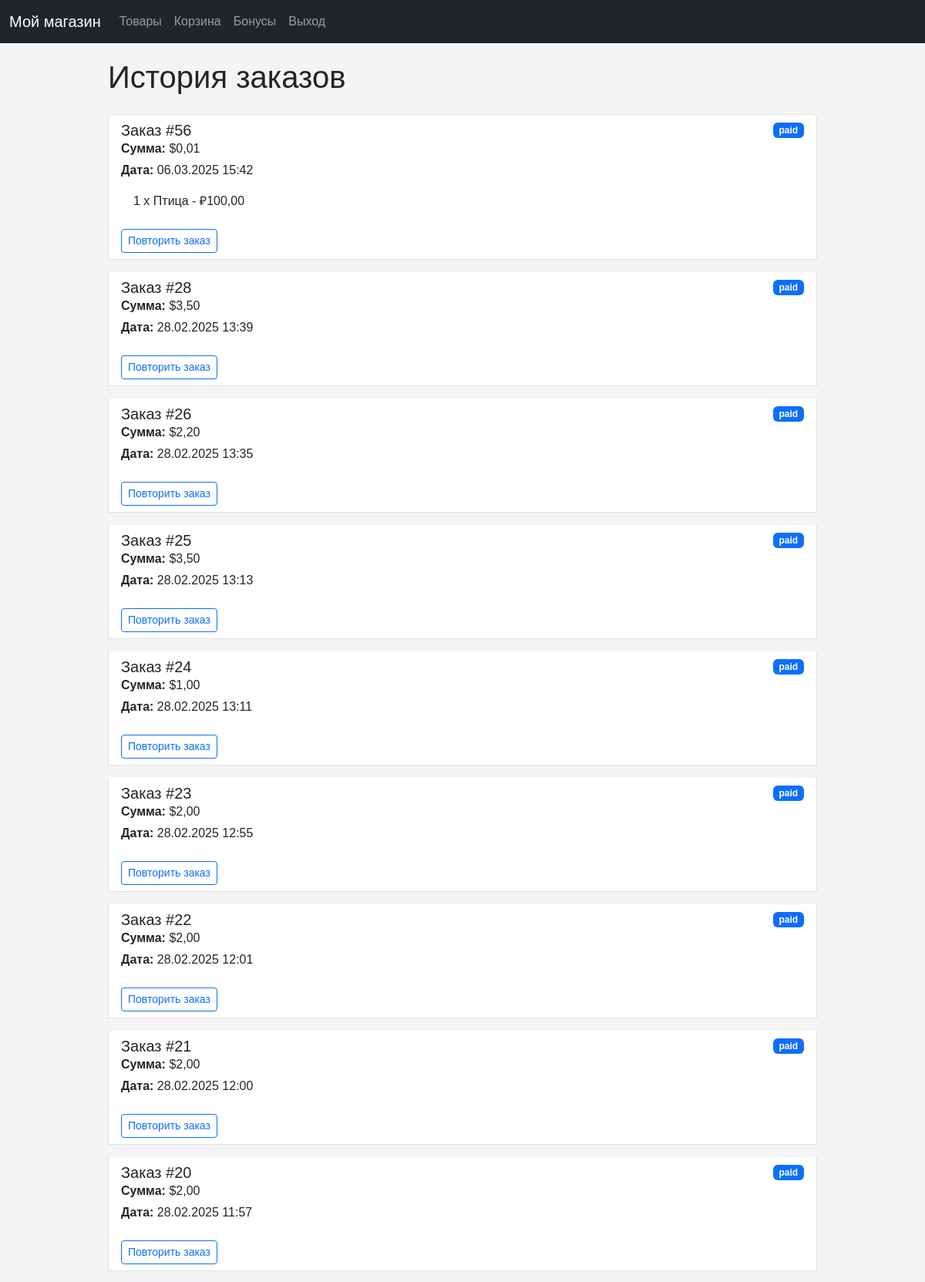
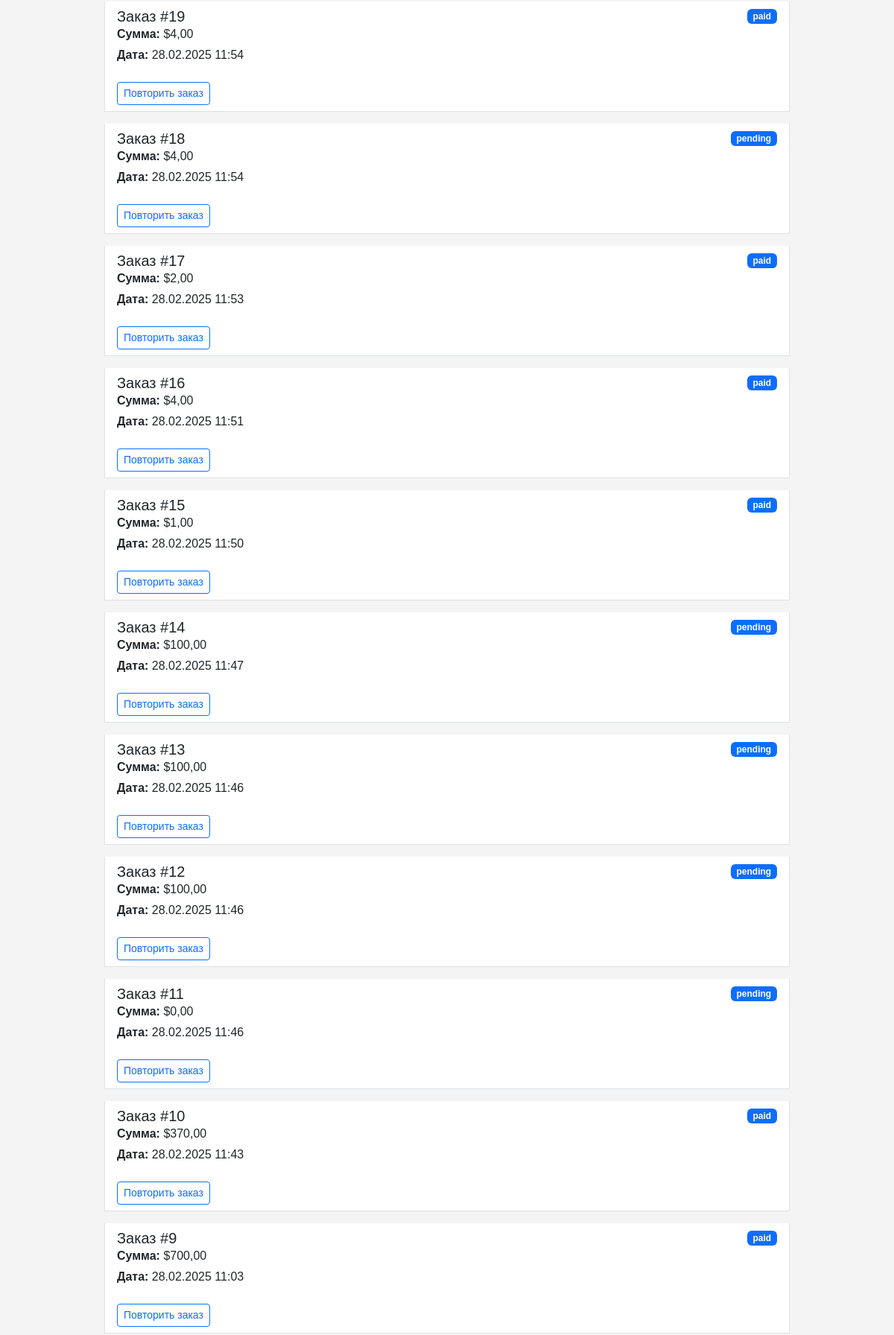
Page /cart/payment-history (signed in, upper part) on the committed database (2 pictures, top to bottom).
### cart/models.py (models this page shows, shortened)
class Order(models.Model):
    user = models.ForeignKey(
        User, on_delete=models.CASCADE, related_name='orders')
    total_amount = models.DecimalField(max_digits=10, decimal_places=2)
    created_at = models.DateTimeField(auto_now_add=True)
    stripe_payment_intent = models.CharField(
        max_length=100, blank=True, null=True)
    status = models.CharField(max_length=20, default='pending')
    bonus_points_used = models.IntegerField(default=0)

class OrderItem(models.Model):
    order = models.ForeignKey(
        Order, on_delete=models.CASCADE, related_name='items')
    product = models.ForeignKey(Product, on_delete=models.CASCADE)
    quantity = models.PositiveIntegerField(default=1)
    price = models.DecimalField(max_digits=10, decimal_places=2)
    def total_price(self):
        return self.price * self.quantity

### shop/models.py (models this page shows, shortened)
class Product(models.Model):
    title = models.CharField('Наименование', max_length=50)
    price = models.FloatField('Цена')
    volume = models.IntegerField('Масса')
    category = models.ForeignKey(Category, on_delete=models.CASCADE)
    created_at = models.DateTimeField(default=timezone.now)
    image = models.ImageField(
        upload_to='products/', verbose_name="Изображение товара")
    class Meta:
        verbose_name = 'Товар'
        verbose_name_plural = 'Товары'

### cart/views.py (the view)
# urls.py: path('payment-history', views.order_history, name='history'),
@login_required
def order_history(request):
    orders = Order.objects.filter(user=request.user).order_by('-created_at')
    return render(request, 'cart/order_history.html', {'orders': orders})

### Templates/cart/order_history.html (shortened to what this page needs)
{% extends 'base.html' %}
{% block content %}
<div class="container">
    <h1 class="mb-4">История заказов</h1>
    <div class="list-group">
        {% for order in orders %}
        <div class="list-group-item mb-3">
            <div class="d-flex justify-content-between align-items-center">
                <h2 class="h5 mb-0">Заказ #{{ order.id }}</h2>
                <span class="badge bg-primary">{{ order.status }}</span>
            </div>
            <p class="mb-1"><strong>Сумма:</strong> ${{ order.total_amount }}</p>
            <p class="mb-1"><strong>Дата:</strong> {{ order.created_at|date:"d.m.Y H:i" }}</p>
            <ul class="list-group list-group-flush mt-2">
                {% for item in order.items.all %}
                <li class="list-group-item">
                    {{ item.quantity }} x {{ item.product.title }} - ₽{{ item.total_price }}
                </li>
                {% endfor %}
            </ul>
            <form action="{% url 'repeat_order' order.id %}" method="post" class="mt-3">
                <button type="submit" class="btn btn-outline-primary btn-sm">
                    Повторить заказ
                </button>
            </form>
        </div>
        {% empty %}
        <div class="alert alert-info" role="alert">
            У вас пока нет заказов.
        </div>
        {% endfor %}
    </div>
</div>
{% endblock %}

### shop/static/css/shop.css (style rules this page uses)
body { font-family: Arial, sans-serif; background-color: #f4f4f4; margin: 0; padding: 0; }
.container { width: 80%; margin: 0 auto; padding: 20px; }

### rows in the picture
Order: id "56", status "paid", total_amount "0,01", created_at "06.03.2025 15:42"
OrderItem: quantity "1", product "Птица", total_price "100,00"
Order: id "28", status "paid", total_amount "3,50", created_at "28.02.2025 13:39"
Order: id "26", status "paid", total_amount "2,20", created_at "28.02.2025 13:35"
Order: id "25", status "paid", total_amount "3,50", created_at "28.02.2025 13:13"
Order: id "24", status "paid", total_amount "1,00", created_at "28.02.2025 13:11"
Order: id "23", status "paid", total_amount "2,00", created_at "28.02.2025 12:55"
Order: id "22", status "paid", total_amount "2,00", created_at "28.02.2025 12:01"
Order: id "21", status "paid", total_amount "2,00", created_at "28.02.2025 12:00"
Order: id "20", status "paid", total_amount "2,00", created_at "28.02.2025 11:57"
Order: id "19", status "paid", total_amount "4,00", created_at "28.02.2025 11:54"
Order: id "18", status "pending", total_amount "4,00", created_at "28.02.2025 11:54"
Order: id "17", status "paid", total_amount "2,00", created_at "28.02.2025 11:53"
Order: id "16", status "paid", total_amount "4,00", created_at "28.02.2025 11:51"
Order: id "15", status "paid", total_amount "1,00", created_at "28.02.2025 11:50"
Order: id "14", status "pending", total_amount "100,00", created_at "28.02.2025 11:47"
Order: id "13", status "pending", total_amount "100,00", created_at "28.02.2025 11:46"
Order: id "12", status "pending", total_amount "100,00", created_at "28.02.2025 11:46"
Order: id "11", status "pending", total_amount "0,00", created_at "28.02.2025 11:46"
Order: id "10", status "paid", total_amount "370,00", created_at "28.02.2025 11:43"
Order: id "9", status "paid", total_amount "700,00", created_at "28.02.2025 11:03"
